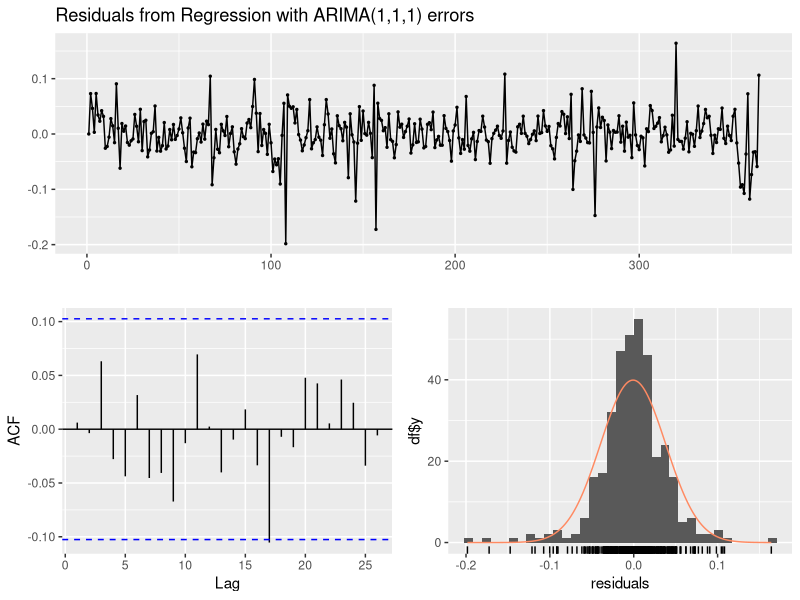

Write R code to recreate this figure. (Note: this script raises an error after producing the figure.)
library(tidyverse)
library(ggplot2)
library(forecast)

# For the holidays
holidays <- read.csv("./data/holidays_DE_15-24.csv") |>
    mutate_at("Date", as.Date)

# --- Load the energy data ----
energy_load <- read.csv("./data/load_15-24.csv") |>
    mutate_at(c("hour_int", "weekday_int", "month_int"), as.factor) |>
    mutate(is_holiday = if_else(as.Date(date) %in% holidays$Date, 1, 0))

energy_load$date <- as.POSIXct(energy_load$date, tz = "UTC")

# Train/Test Split
# Taking the years 2022 for training
data <- energy_load |>
    filter(year(date) >= 2022)

# Create weekday dummy variables
weekday_dummies <- model.matrix(~ factor(weekday_int) - 1, data = data)

for (i in 1:7) {
    data[[paste0("DoW_", i)]] <- weekday_dummies[, i]
}
# Log Transformation
# data <- data |>
#    group_by(hour_int) |>
#    mutate(
#        load_origin = load,
#        log_load = log(load),
#        mean_log_load = mean(log(load)),
#        load = log_load - mean_log_load
#    ) |>
#    ungroup()


# Fit the regression model
# Use One year for training
length_testing <- 365
train <- data[1:(length_testing * 24), ]

x_train <- c("is_holiday", "DoW_2", "DoW_3", "DoW_4", "DoW_5", "DoW_6", "DoW_7")

mean_h_log <- numeric(24)
# For every hour, one model
for (i in seq(0, 23)) {
    print(i)
    train_h <- train |>
        filter(hour(date) == i)
    mean_h_log[i + 1] <- mean(log(train_h$load))

    train_h$load <- log(train_h$load) - mean_h_log[i + 1]
    x_reg <- train_h |>
        select(all_of(x_train)) |>
        as.matrix()

    model <- auto.arima(train_h$load, xreg = x_reg, allowdrift = FALSE)
    assign(paste0("model_", i), model)
}

# Print the summary of the model
summary(model_1)

checkresiduals(model_13)
# If you want to use robust standard errors
coeftest(model, vcov = vcovHC(model, type = "HC1"))


# ------ TESTING ------
test <- data[((length_testing * 24) + 1):((length_testing * 24) + 24), ]
x_reg_new <- test |>
    select(all_of(x_train)) |>
    as.matrix()


predictions <- numeric(24)
for (i in 1:24) {
    print(i)
    model <- get(paste0("model_", (i - 1)))
    predictions[i] <- exp(as.numeric(predict(model, newxreg = t(x_reg_new[i, ]))$pred) + mean_h_log[i])
}
# Assuming 'date' is the vector of dates corresponding to your test data
# Create a new data frame for plotting
plot_data <- data.frame(date = test$date, Actual = test$load, Predicted = predictions)

# Melt the data frame for easier plotting with ggplot
plot_data_long <- reshape2::melt(plot_data, id.vars = "date")

# Plot
ggplot(plot_data_long, aes(x = date, y = value, color = variable)) +
    geom_line() +
    labs(title = "Actual vs Predicted Load", y = "Load", x = "Date") +
    theme_minimal() +
    scale_color_manual(values = c("Actual" = "red", "Predicted" = "blue"))


# -------- TRAIN/TEST/PREDICT -------
# "ds","y","yhat","residuals" are the columns for the final csv

predict_arima <- function(data, d) {
    # INPUT:
    # data
    # d ...  day

    # ------- TRAINING ----------

    # Fit the regression model
    # Use One year for training
    train <- data[(24 * d - 23):(((364 + d) * 24)), ]

    x_train <- c("is_holiday", "DoW_2", "DoW_3", "DoW_4", "DoW_5", "DoW_6", "DoW_7")

    mean_h_log <- numeric(24)
    # For every hour, one model
    for (i in seq(0, 23)) {
        print(i)
        train_h <- train |>
            filter(hour(date) == i)

        mean_h_log[i + 1] <- mean(log(train_h$load))

        train_h$load <- log(train_h$load) - mean_h_log[i + 1]
        x_reg <- train_h |>
            select(all_of(x_train)) |>
            as.matrix()

        model <- auto.arima(train_h$load, xreg = x_reg, allowdrift = FALSE)
        assign(paste0("model_", i), model)
    }

    # --------- TESTING ------------
    # getting the next hour of data
    test <- data[(24 * d + 365 * 24 - 23):(24 * d + 365 * 24), ]

    x_reg_new <- test |>
        select(all_of(x_train)) |>
        as.matrix()

    predictions <- numeric(24)
    for (i in 1:24) {
        model <- get(paste0("model_", (i - 1)))
        predictions[i] <- exp(as.numeric(predict(model, newxreg = t(x_reg_new[i, ]))$pred) + mean_h_log[i])
    }

    data_test <- data[(24 * d + 365 * 24 - 23):(24 * d + 365 * 24), ]
    data_test$y_hat <- predictions
    return(data_test)
}

# Run the predictons for some days
predictions <- data.frame(matrix(ncol = 15, nrow = 0))
pred_length <- 471 # in days
for (i in 1:pred_length) {
    print(i)
    value <- predict_arima(data, i)
    predictions <- rbind(predictions, value)
}


# -------- Plotting --------
# Assuming 'date' is the vector of dates corresponding to your test data
# Create a new data frame for plotting
plot_data <- data.frame(date = predictions$date, Actual = predictions$load, Predicted = predictions$y_hat)

# Melt the data frame for easier plotting with ggplot
plot_data_long <- reshape2::melt(plot_data, id.vars = "date")

# Plot
ggplot(plot_data_long, aes(x = date, y = value, color = variable)) +
    geom_line() +
    labs(title = "Actual vs Predicted Load", y = "Load", x = "Date") +
    theme_minimal() +
    scale_color_manual(values = c("Actual" = "red", "Predicted" = "blue"))



# ---------- Storing the data ------------
store <- data.frame(matrix(ncol = 0, nrow = (pred_length * 24)))

# Adjusting the 'data' dataframe
store$ds <- predictions$date # Ensuring 'ds' is the first column

# Actual values 'y'
store$y <- predictions$load

# Predicted values 'yhat'
store$yhat <- predictions$y_hat

# Calculating residuals for the training part
store$residuals <- store$y - store$yhat

write.csv(store, file = "./data/forecasts/loads_22-24_model-arima-24.csv", row.names = FALSE)
